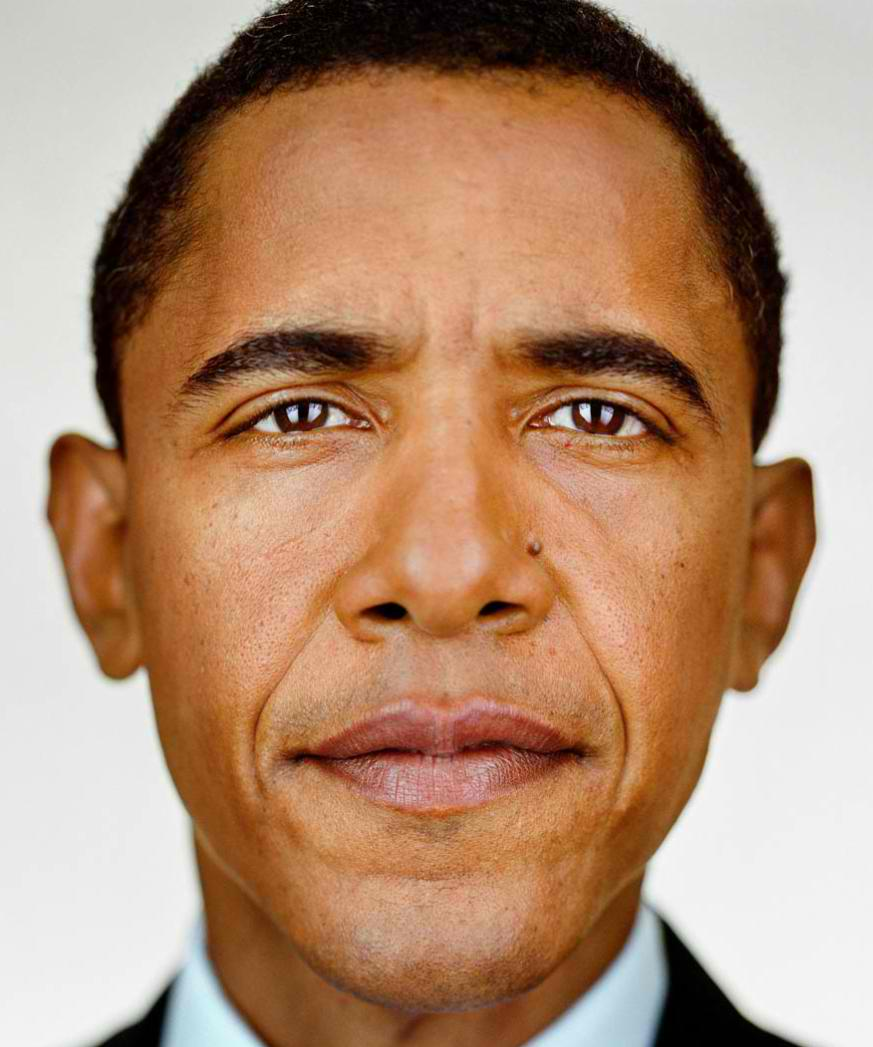
#> input picture Lab3.1/01.jpg, 873 x 1047 px, found by its file name; its folder holds only this picture in this run
$ python main_part1.py   (older library calls are emulated)
#> lines starting #> are read from the running program, lines starting #| are printed output that depends on the picture; after the words box and inside, x2 and y2 are one past the last pixel; in counts of white or black regions, pixels touching at a corner belong together
#> further down, img is the input picture: shape (1047, 873, 3); mean B, G, R 116.5, 142.9, 179.4
### colorConverter.py
import cv2
import numpy as np

def convert_image_color_space(image, output_space):
    """
    Converts an image from BGR color space to another using OpenCV.
    """
#> called with output_space = 'HSV'
    output_space = output_space.lower()

    # Define supported conversions in OpenCV
    conversion_code = {
        ('rgb'): cv2.COLOR_BGR2RGB,
        ('hsv'): cv2.COLOR_BGR2HSV,
        ('lab'): cv2.COLOR_BGR2LAB,
    }

    if output_space not in conversion_code:
        raise ValueError("Unsupported conversion")

    return cv2.cvtColor(image, conversion_code[output_space])
#> returned value: shape (1047, 873, 3); mean H, S, V 15.3, 109.5, 180.1

### makeFeatureVector.py
from colorConverter import convert_image_color_space
from computeHistogram import compute_edge_orientation_histogram
import statistics as stats
import cv2
import numpy as np

# TODO: decide what features to use

# TODO: extract those features, eg with OpenCV or pillow

# TODO: return the feature vector

# Function to convert to all color spaces
def convert(img):
    # Convert to HSV
    hsv = convert_image_color_space(img, 'HSV')

    # Convert to LAB
    lab = convert_image_color_space(img, 'LAB')

    # Convert to YCrCb
    rgb = convert_image_color_space(img, 'RGB')

    return hsv, lab, rgb


# Help function to split channels
def split(img):
    c1, c2, c3 = cv2.split(img)
    return c1, c2, c3


# Function to compute the harmonic mean of each image
#def harmonic_mean(img_channel):
 #   return stats.harmonic_mean(img_channel)


def harmonic_mean(img_channel):
    flat = img_channel.flatten()
    flat = flat[flat > 0]  # Undvik division med noll
    if len(flat) == 0:
        return 0  # Om inga pixlar kvar, returnera 0
    return len(flat) / np.sum(1.0 / flat)


# Function to find center 9x9 patch of an image
def extract_center_patch(img):
    # Get the dimensions of the image
    height, width = img.shape[:2]

    # Calculate the center coordinates
    center_x = width // 2
    center_y = height // 2

    # Calculate the coordinates for the 9x9 patch
    start_x = max(center_x - 4, 0)
    end_x = min(center_x + 5, width)
    start_y = max(center_y - 4, 0)
    end_y = min(center_y + 5, height)

    # Extract the patch
    patch = img[start_y:end_y, start_x:end_x]

    return patch


# Function to create the feature vector
def makeFeatureVec(img):

    # Instantiate feature vector
    feature_vector = []

    # Convert to all color spaces
    hsv, lab, rgb = convert(img)

    # Get the 9x9 center patch
    lab_center = extract_center_patch(lab)
    rgb_center = extract_center_patch(rgb)

    # Split channels
    h, s, v = split(hsv)
    l, a, b = split(lab)
    r, g, bb = split(rgb)
#> in split (call 3), `c1, c2, c3 = cv2.split(img)`:
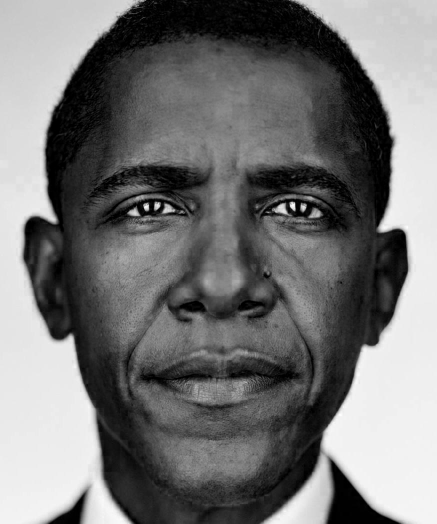
#> c3: shape (1047, 873) (shown at 1/2 size); min 0, max 255, mean 116.5

    # Compute the harmonic mean of each channel
    h_mean = harmonic_mean(h)
#> h_mean = 11.85
    feature_vector.append(h_mean)
    s_mean = harmonic_mean(s)
#> s_mean = 37.2
    feature_vector.append(s_mean)
    v_mean = harmonic_mean(v)
#> v_mean = 73.16
    feature_vector.append(v_mean)
    l_mean = harmonic_mean(l)
#> l_mean = 42.51
    feature_vector.append(l_mean)
    a_mean = harmonic_mean(a)
#> a_mean = 139.2
    feature_vector.append(a_mean)
    b_mean = harmonic_mean(b)
#> b_mean = 146.3
    feature_vector.append(b_mean)
    r_mean = harmonic_mean(r)
#> r_mean = 72.55
    feature_vector.append(r_mean)
    g_mean = harmonic_mean(g)
#> g_mean = 42.6
    feature_vector.append(g_mean)
    bb_mean = harmonic_mean(bb)
#> bb_mean = 28.96
    feature_vector.append(bb_mean)

    # Split center patches channels
    l_center, a_center, b_center = split(lab_center)
    r_center, g_center, bb_center = split(rgb_center)

    # Compute average L in center patch of LAB
    l_center_mean = harmonic_mean(l_center)
#> l_center_mean = 176.5
    feature_vector.append(l_center_mean)

    # Compute harmonic mean of rgb center patch
    r_center_mean = harmonic_mean(r_center)
#> r_center_mean = 217.4
    feature_vector.append(r_center_mean)
    g_center_mean = harmonic_mean(g_center)
#> g_center_mean = 155.3
    feature_vector.append(g_center_mean)
    bb_center_mean = harmonic_mean(bb_center)
#> bb_center_mean = 116.7
    feature_vector.append(bb_center_mean)

    # Get the histogram vector
    hist = compute_edge_orientation_histogram(img)

    # concatenate histogram with feature vector
    feature_vector = np.concatenate((feature_vector, hist))

    print(feature_vector)

    return feature_vector


### computeHistogram.py
import cv2
import numpy as np

def compute_edge_orientation_histogram(img, num_bins=9):
    """
    Computes a histogram of edge orientations using the Sobel operator.

    Parameters:
        img (np.ndarray): Input image (BGR or grayscale).
        num_bins (int): Number of bins for the orientation histogram.

    Returns:
        np.ndarray: 1D histogram with `num_bins` values.

        hog_vector = compute_edge_orientation_histogram(img) #TO CALL THE FUNCTION

    """
#> called with num_bins = 9
    # Convert to grayscale if needed
    if len(img.shape) == 3:
        gray = cv2.cvtColor(img, cv2.COLOR_BGR2GRAY)
    else:
        gray = img

    # Compute gradients along x and y axes
    gx = cv2.Sobel(gray, cv2.CV_64F, 1, 0, ksize=3)
    gy = cv2.Sobel(gray, cv2.CV_64F, 0, 1, ksize=3)

    # Compute magnitude and orientation of gradients
    magnitude = np.sqrt(gx**2 + gy**2)
    orientation = np.arctan2(gy, gx) * (180 / np.pi)  # in degrees
    orientation = (orientation + 180) % 180  # restrict to [0, 180)

    # Create histogram bins
    bin_edges = np.linspace(0, 180, num_bins + 1)
    hist = np.zeros(num_bins)

    # Fill histogram: weight by gradient magnitude
    for i in range(num_bins):
        mask = (orientation >= bin_edges[i]) & (orientation < bin_edges[i+1])
        hist[i] = np.sum(magnitude[mask])
#> this loop made 9 passes
#> pass 1, in compute_edge_orientation_histogram, `mask = (orientation >= bin_edges[i]) & (orientation < bin_edges[i+1])`:
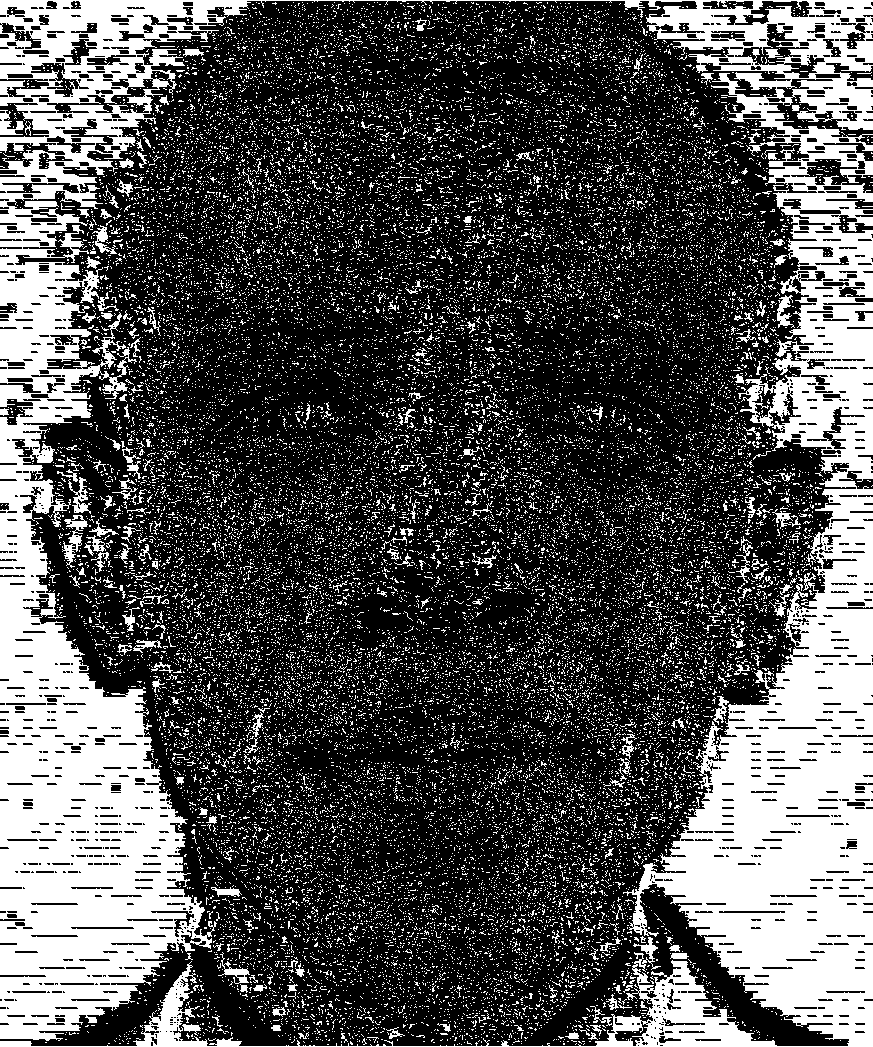
#> mask: shape (1047, 873) bool; 31.8% white; 29084 white regions (28800 under 20 px), largest, box (x1, y1, x2, y2) and area: (0, 0, 873, 1047) 207855, (62, 515, 88, 568) 477, (68, 477, 92, 514) 314
#> pass 3, in compute_edge_orientation_histogram, `mask = (orientation >= bin_edges[i]) & (orientation < bin_edges[i+1])`:
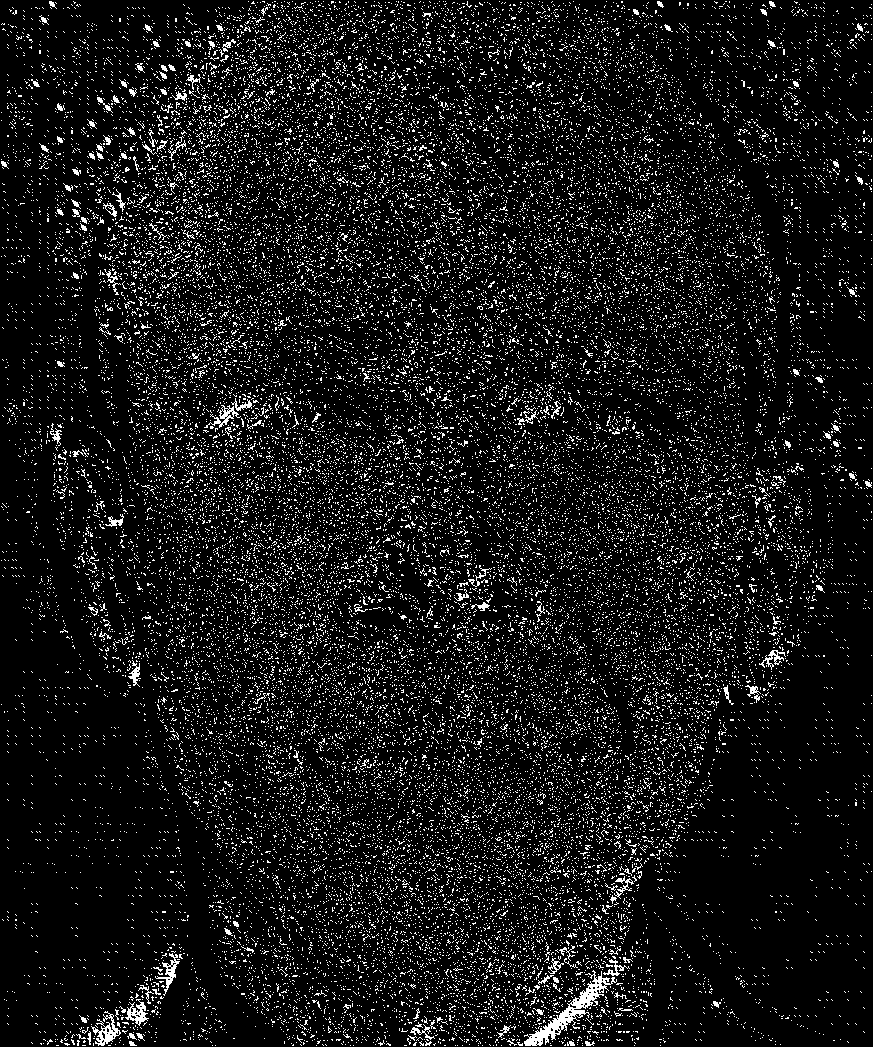
#> mask: shape (1047, 873) bool; 8.9% white in thin lines or dots
#> after the loop, hist = [3545942.7, 2863050.7, 2748790.9, 2820387, 3024062.1, 2808735.8, 2597062.6, 2822682.3, 3164442.6]

    # Normalize the histogram
    if np.sum(hist) > 0:
        hist /= np.sum(hist)
#> hist = [0.134, 0.108, 0.104, 0.107, 0.115, 0.106, 0.0984, 0.107, 0.12]

    return hist

### main_part1.py
import os
import cv2
import numpy as np
import matplotlib.pyplot as plt
from sklearn.metrics.pairwise import cosine_similarity

from makeFeatureVector import makeFeatureVec

# === MAIN ===

if __name__ == "__main__":
    # image_folder = "Lab3.1"
    image_folder = 'C:/Users/almal/Desktop/termin8/TNM098/lab 3/TNM098_Lab3/Lab3.1'

    image_paths = sorted([os.path.join(image_folder, f) for f in os.listdir(image_folder) if f.endswith(('.jpg', '.png'))])[:12]

    feature_vectors = []

    # extract features using makeFeatureVec
    for path in image_paths:
        img = cv2.imread(path)
        vec = makeFeatureVec(img)
#> in makeFeatureVec, `feature_vector = np.concatenate((feature_vector, hist))`: feature_vector = 22 values, max 217.4 at index 10, min 0.0984 at index 19, mean 57.33
#| [1.18532460e+01 3.72038066e+01 7.31611991e+01 4.25142816e+01
#|  1.39161123e+02 1.46328546e+02 7.25542253e+01 4.25996272e+01
#|  2.89558299e+01 1.76470955e+02 2.17361878e+02 1.55330528e+02
#|  1.16657631e+02 1.34340658e-01 1.08468788e-01 1.04139974e-01
#|  1.06852443e-01 1.14568826e-01 1.06411030e-01 9.83916322e-02
#|  1.06939404e-01 1.19887245e-01]
#> vec has the same summary as feature_vector in makeFeatureVec
        feature_vectors.append(vec)

    feature_matrix = np.array(feature_vectors)

    # compute the cosine similarity distance between all vectors
    similarity_matrix = cosine_similarity(feature_matrix)
#> similarity_matrix = [1]

    # save results in a 12x12 matrix of cosine similarity distances
    print("12x12 Cosine Similarity Matrix:")
    print(similarity_matrix)
#| [[1.]]

    # use the matrix to rank the 11 images in similarity to one chosen image
    chosen_index = 0  # välj t.ex. första bilden
    scores = similarity_matrix[chosen_index]
#> scores = [1]
    ranked_indices = np.argsort(scores)[::-1]
#> ranked_indices = [0]

    print(f"\nLikhetsranking till bilden: {os.path.basename(image_paths[chosen_index])}")
    for i in ranked_indices[1:]:  # hoppa över bilden själv
        print(f"{os.path.basename(image_paths[i])} — Likhet: {scores[i]:.4f}")
#> this loop made 0 passes

    # visualize the distance results using a heatmap
    plt.figure(figsize=(8, 6))
    plt.imshow(similarity_matrix, cmap='viridis')
    plt.colorbar(label='Cosine Similarity')
    plt.title("Likhetsmatris (cosine similarity)")
#> (the run stopped early here; a loop or call above may not have finished)

$ run again, on Lab3.1/08.jpg
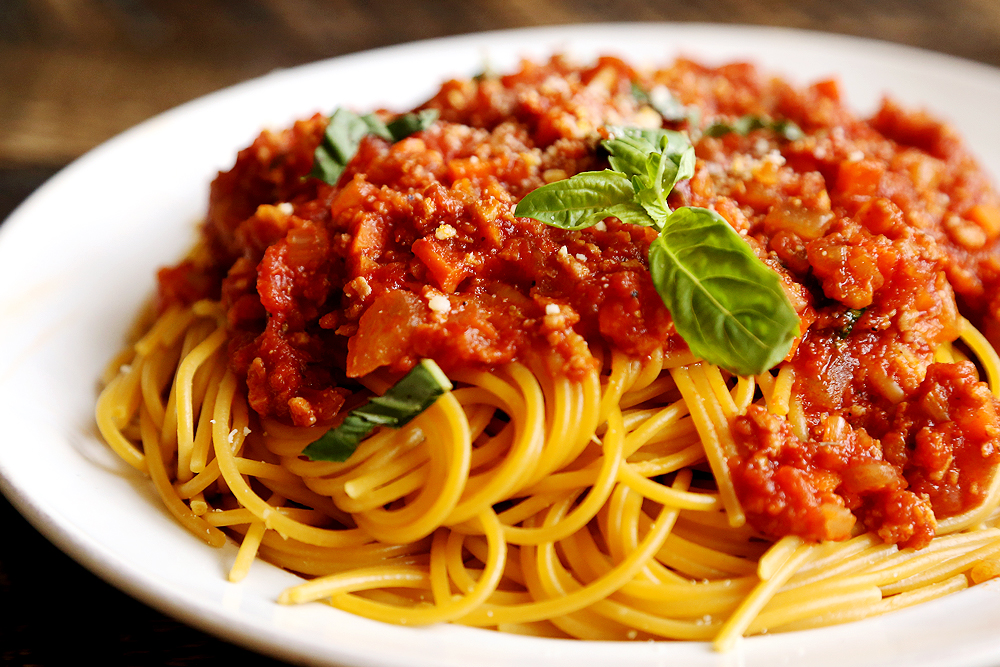
#> input picture Lab3.1/08.jpg, 1000 x 667 px, found by its file name
#> img is the input picture: shape (667, 1000, 3); mean B, G, R 73.2, 121.4, 181.3
#> in split (call 3), `c1, c2, c3 = cv2.split(img)`:
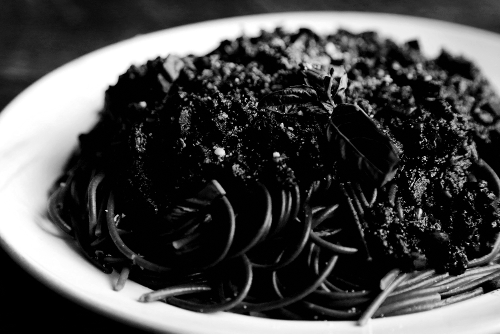
#> c3: shape (667, 1000) (shown at 1/2 size); min 0, max 255, mean 73.2
#> h_mean = 8.51
#> s_mean = 30.66
#> v_mean = 110.4
#> l_mean = 74.53
#> a_mean = 144.7
#> b_mean = 159.4
#> r_mean = 119.6
#> g_mean = 27.03
#> bb_mean = 6.15
#> l_center_mean = 97.84
#> r_center_mean = 175.9
#> g_center_mean = 8.94
#> bb_center_mean = 1.87
#> the loop in compute_edge_orientation_histogram, `for i in range(num_bins):` made 9 passes
#> pass 3, in compute_edge_orientation_histogram, `mask = (orientation >= bin_edges[i]) & (orientation < bin_edges[i+1])`:
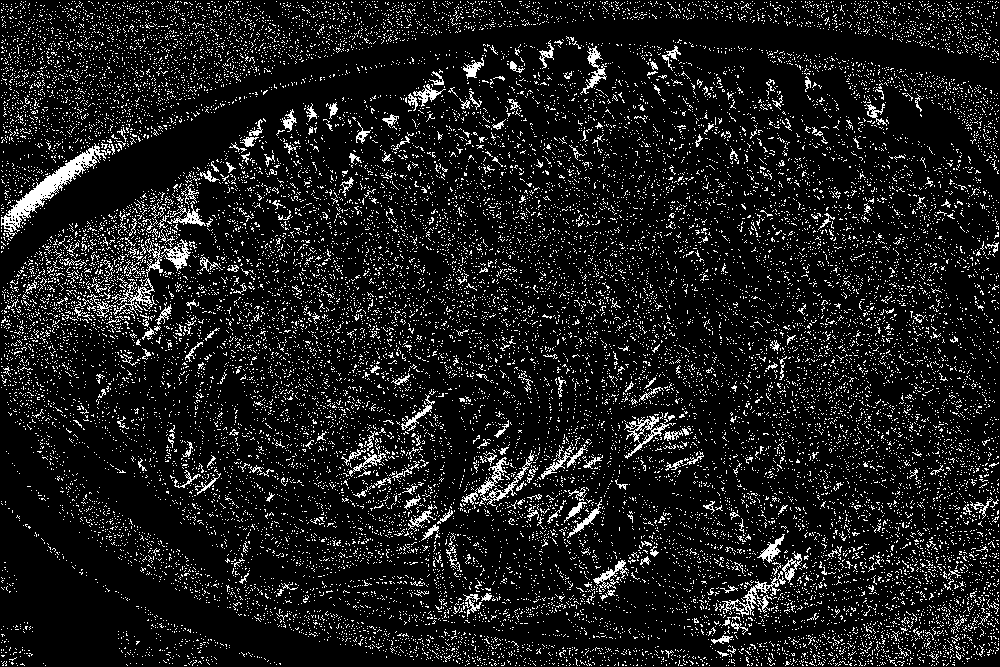
#> mask: shape (667, 1000) bool; 10.7% white in thin lines or dots
#> after the loop in compute_edge_orientation_histogram, `for i in range(num_bins):`: hist = [3632766.2, 3317264.9, 3574505.9, 4252208.3, 4880839.7, 4533811.8, 4045975.3, 3743374.8, 3439316.7]
#> in compute_edge_orientation_histogram, `hist /= np.sum(hist)`: hist = [0.103, 0.0937, 0.101, 0.12, 0.138, 0.128, 0.114, 0.106, 0.0971]
#> feature_vector = 22 values, max 175.9 at index 10, min 0.0937 at index 14, mean 43.93
#| [8.51267823e+00 3.06620223e+01 1.10442128e+02 7.45251037e+01
#|  1.44671106e+02 1.59359126e+02 1.19577781e+02 2.70330885e+01
#|  6.14558012e+00 9.78388391e+01 1.75872247e+02 8.93611274e+00
#|  1.86934661e+00 1.02562384e-01 9.36549678e-02 1.00917546e-01
#|  1.20050837e-01 1.37798727e-01 1.28001233e-01 1.14228346e-01
#|  1.05685153e-01 9.71008063e-02]
#> vec has the same summary as feature_vector in makeFeatureVec
#> similarity_matrix = [1]
#| [[1.]]
#> ranked_indices = [0]
